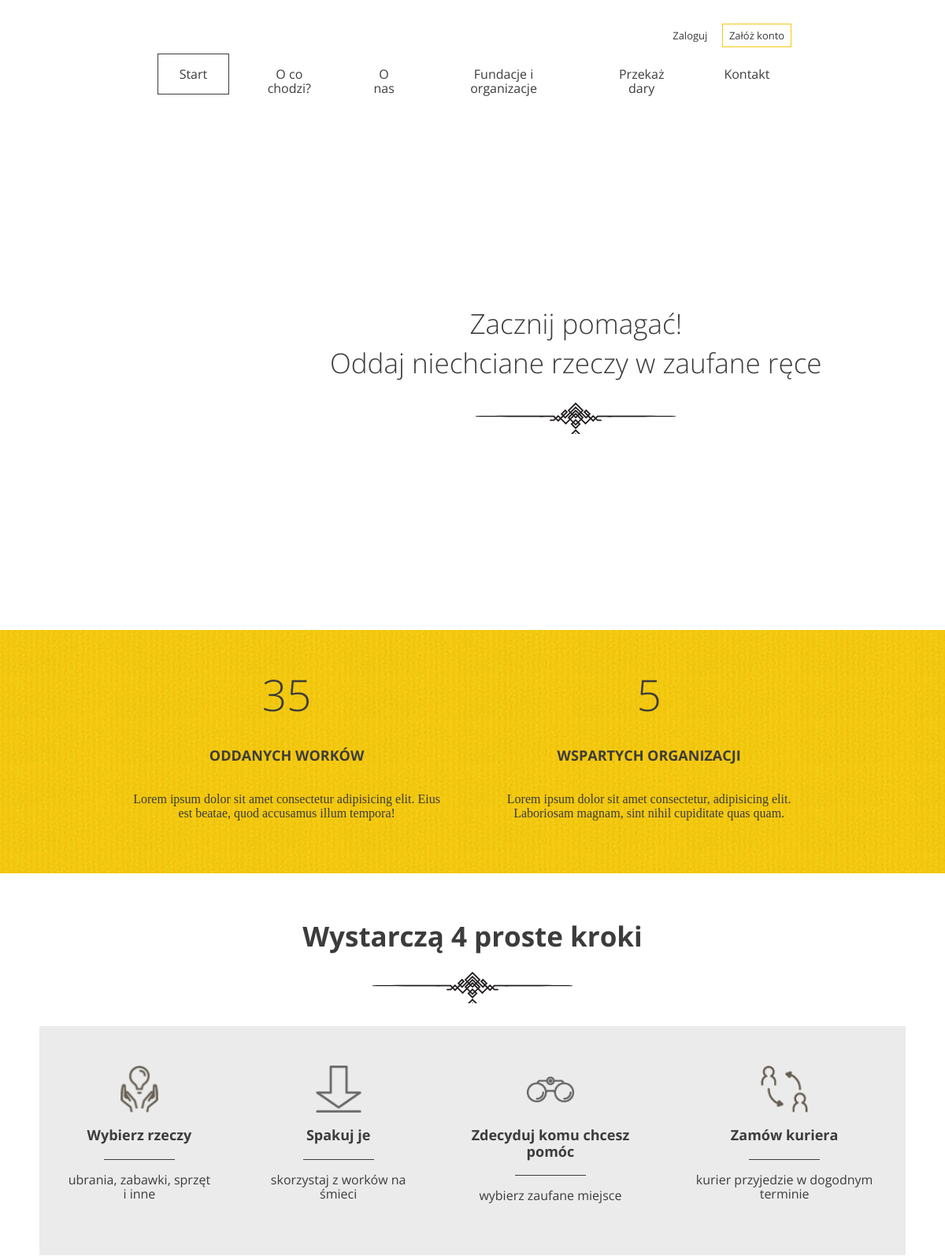
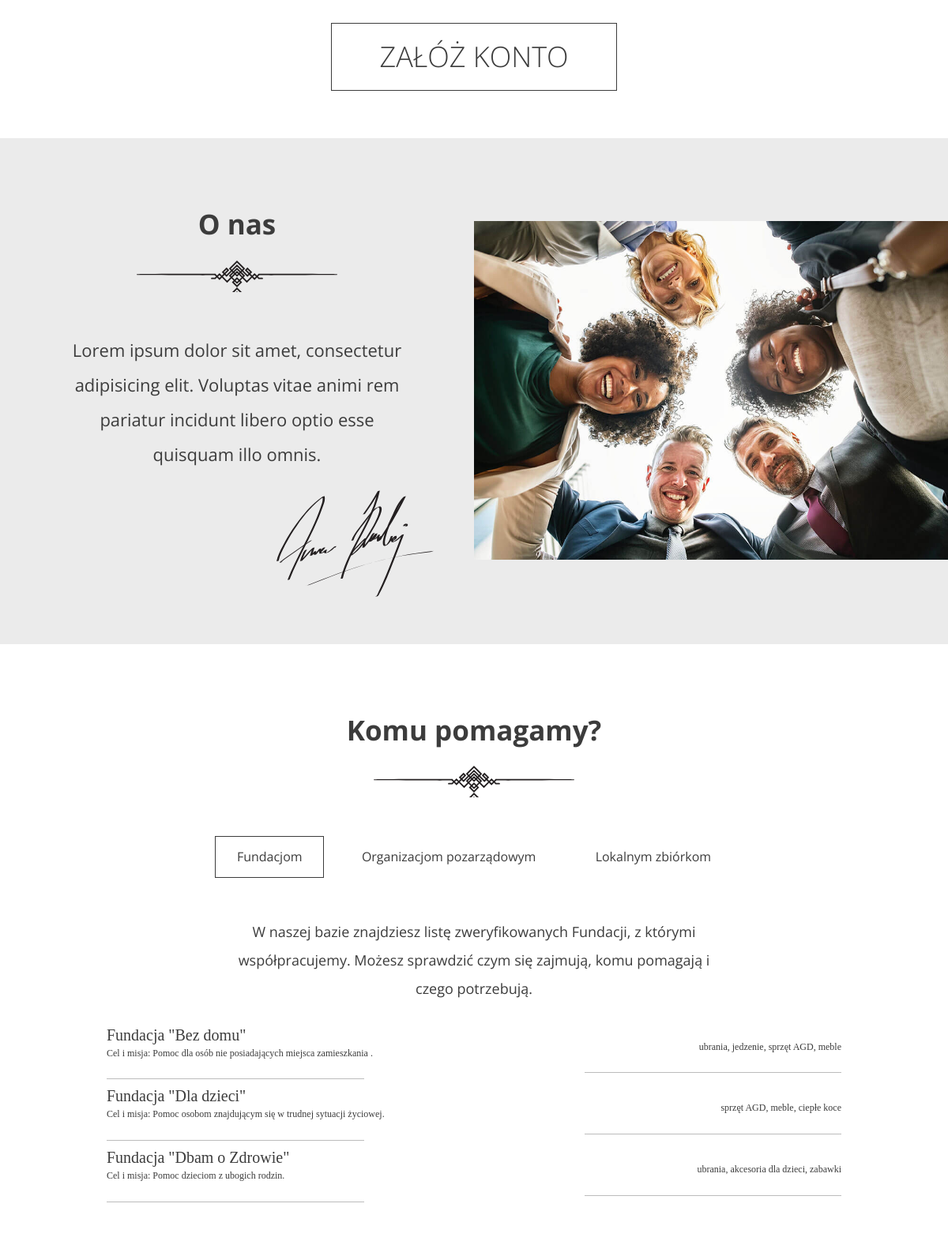
The page /giveAway/ (upper part) on the database its author committed (2 pictures, top to bottom).
### accounts/models.py (models this page shows, shortened)
class Institution(models.Model):
    TYPE_CHOICES = (
        ('1', "Fundacja"),
        ('2', "Organizacja pozarządowa"),
        ('3', "Zbiórka lokalna"),
    )
    name = models.CharField(max_length=32)
    description = models.TextField()
    type = models.CharField(
        max_length = 20,
        choices = TYPE_CHOICES,
        default = '1'
        )
    category = models.ManyToManyField(Category)

class Category(models.Model):
    name = models.CharField(max_length=10)
    def __str__(self):
        return self.name

### giveAway/views.py (the view)
# urls.py: path('', LandingPage.as_view(), name='index'),
class LandingPage(View):
    def get(self, request):
        all_donations = Donation.objects.all()
        total_bags_given = sum(all_donations.values_list('quantity', flat=True))
        nr_inst_helped = Donation.objects.aggregate(Count('institution',distinct=True)).get('institution__count')
        all_institutions = Institution.objects.all()
        ctx = {
            'total_bags_given': total_bags_given,
            'nr_inst_helped': nr_inst_helped,
            'all_institutions': all_institutions
        }
        return render(request, 'index.html', ctx)

### templates/index.html (shortened to what this page needs)
{% extends 'base.html' %}
{% load static %}
{% block content %}
    <header class="header--main-page">
      <nav class="container container--70">
        <ul class="nav--actions">
            {% if user.is_authenticated %}
                <li class="logged-user">
                Witaj {{ user.first_name }}
                <ul class="dropdown">
                  {% if user.is_superuser %}
                    <li><a href="{%  url 'giveAway:user' %}">Profil</a></li>
                    <li><a href="/admin/">Panel administracyjny</a></li>
                {% else %}
                    <li><a href="{%  url 'giveAway:user' %}">Profil</a></li>
                {% endif %}
                  <li><a href="#">Ustawienia</a></li>
                  <li><a href="{% url 'giveAway:logout' %}">Wyloguj</a></li>
                </ul>
                </li>
            {% else %}
                <li><a href="{%  url 'giveAway:login' %}" class="btn btn--small btn--without-border">Zaloguj</a></li>
                <li><a href="{%  url 'giveAway:register' %}" class="btn btn--small btn--highlighted">Załóż konto</a></li>
            {% endif %}
        </ul>
        {% include 'nav_bar.html' %}
      </nav>
      <div class="slogan container container--90">
        <div class="slogan--item">
          <h1>
            Zacznij pomagać!<br />
            Oddaj niechciane rzeczy w zaufane ręce
          </h1>
        </div>
      </div>
    </header>
    <section id="stats" class="stats">
      <div class="container container--85">
        <div class="stats--item">
          <em>{{ total_bags_given }}</em>
          <h3>Oddanych worków</h3>
          <p>Lorem ipsum dolor sit amet consectetur adipisicing elit. Eius est beatae, quod accusamus illum tempora!</p>
        </div>
        <div class="stats--item">
          <em>{{ nr_inst_helped }}</em>
          <h3>Wspartych organizacji</h3>
          <p>Lorem ipsum dolor sit amet consectetur, adipisicing elit. Laboriosam magnam, sint nihil cupiditate quas quam.</p>
        </div>
      </div>
    </section>
    <section id="steps" class="steps">
      <h2>Wystarczą 4 proste kroki</h2>
      <div class="steps--container">
        <div class="steps--item">
          <span class="icon icon--hands"></span>
          <h3>Wybierz rzeczy</h3>
          <p>ubrania, zabawki, sprzęt i inne</p>
        </div>
        <div class="steps--item">
          <span class="icon icon--arrow"></span>
          <h3>Spakuj je</h3>
          <p>skorzystaj z worków na śmieci</p>
        </div>
        <div class="steps--item">
          <span class="icon icon--glasses"></span>
          <h3>Zdecyduj komu chcesz pomóc</h3>
          <p>wybierz zaufane miejsce</p>
        </div>
        <div class="steps--item">
          <span class="icon icon--courier"></span>
          <h3>Zamów kuriera</h3>
          <p>kurier przyjedzie w dogodnym terminie</p>
        </div>
      </div>
        {% if not user.is_authenticated %}
            <a href="{%  url 'giveAway:register' %}" class="btn btn--large">Załóż konto</a>
        {% endif %}
    </section>
    <section id="about-us" class="about-us">
      <div class="about-us--text">
        <h2>O nas</h2>
        <p>Lorem ipsum dolor sit amet, consectetur adipisicing elit. Voluptas vitae animi rem pariatur incidunt libero optio esse quisquam illo omnis.</p>
        <img src="{% static 'images/signature.svg' %}" class="about-us--text-signature" alt="Signature" />
      </div>
      <div class="about-us--image"><img src="{% static 'images/about-us.jpg' %}" alt="People in circle" /></div>
    </section>
    <section id="help" class="help">
        <h2>Komu pomagamy?</h2>
        <ul class="help--buttons">
            <li data-id="1"><a href="#" class="btn btn--without-border active">Fundacjom</a></li>
            <li data-id="2"><a href="#" class="btn btn--without-border">Organizacjom pozarządowym</a></li>
            <li data-id="3"><a href="#" class="btn btn--without-border">Lokalnym zbiórkom</a></li>
        </ul>
        <div class="help--slides active" data-id="1">
            <p>W naszej bazie znajdziesz listę zweryfikowanych Fundacji, z którymi współpracujemy. Możesz sprawdzić czym się zajmują, komu pomagają i czego potrzebują.</p>
            {% for institution in all_institutions %}
                {% if institution.type == '1' %}
                    <ul class="help--slides-items">
                        <li>
                            <div class="col">
                              <div class="title">{{ institution.get_type_display }} "{{ institution.name }}"</div>
                              <div class="subtitle">Cel i misja: {{ institution.description }}.</div>
                            </div>
                            <div class="col"><div class="text">{{ institution.category.get_queryset|join:", " }}</div></div>
                        </li>
                    </ul>
                {% endif %}
            {% endfor %}
        </div>
    </section>
{% endblock %}

### rows shown on the page
Institution: type "Fundacja", name "Bez domu", description "Pomoc dla osób nie posiadających miejsca zamieszkania", category.get_queryset "ubrania, jedzenie, sprzęt AGD, meble"
Institution: type "Fundacja", name "Dla dzieci", description "Pomoc osobom znajdującym się w trudnej sytuacji życiowej", category.get_queryset "sprzęt AGD, meble, ciepłe koce"
Institution: type "Fundacja", name "Dbam o Zdrowie", description "Pomoc dzieciom z ubogich rodzin", category.get_queryset "ubrania, akcesoria dla dzieci, zabawki"

### other values the page prints
{{ total_bags_given }} "35"
{{ nr_inst_helped }} "5"
